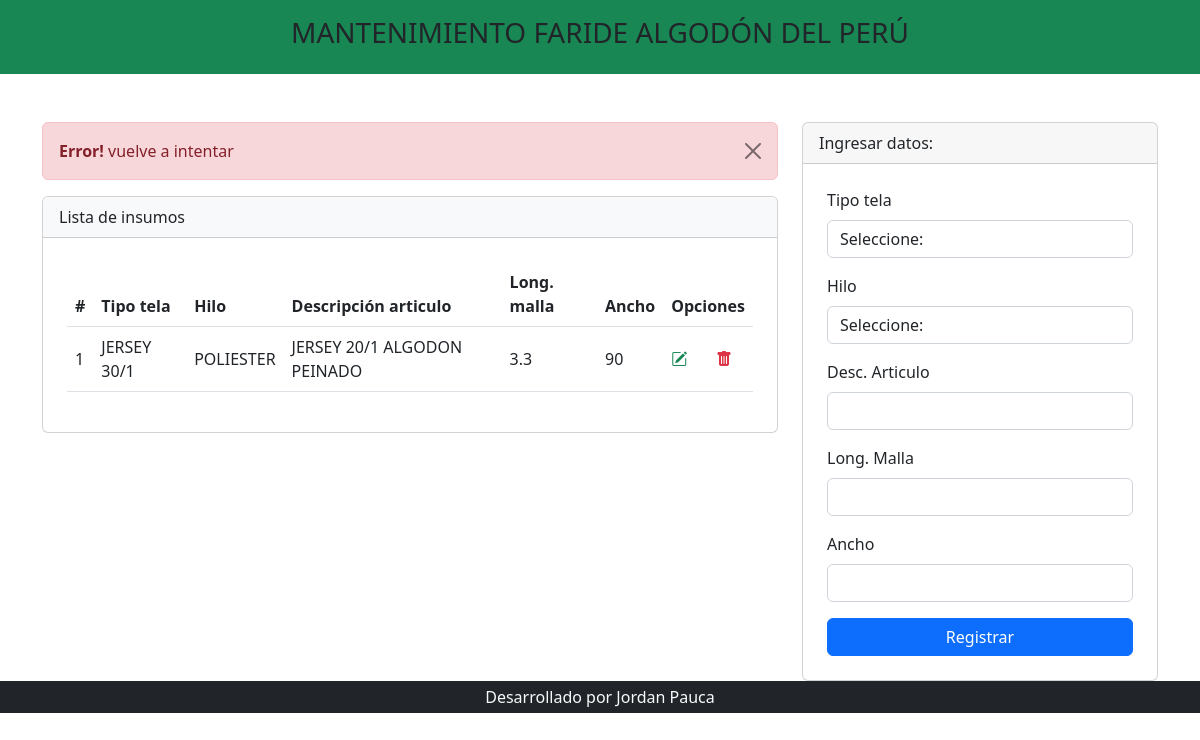
The page /listar_articulo.php?mensaje=error on the database its author committed.
### tables this page shows
CREATE TABLE `articulo` (
  `id_articulo` int(11) NOT NULL,
  `id_tipo_tela` int(11) NOT NULL,
  `id_hilo` int(11) NOT NULL,
  `desc_articulo` varchar(150) NOT NULL,
  `longitud_malla` double(16,2) NOT NULL,
  `ancho` int(11) NOT NULL
);

CREATE TABLE `tipo_tela` (
  `id_tipo_tela` int(11) NOT NULL,
  `desc_tipo_tela` varchar(150) NOT NULL
);

CREATE TABLE `hilo` (
  `id_hilo` int(11) NOT NULL,
  `desc_hilo` varchar(150) NOT NULL
);

### listar_articulo.php (the view, shortened to what this page needs)
<?php include 'template/header.php' ?>
<?php
include_once "model/conexion.php";
$sentencia = $bd->query("SELECT articulo.id_articulo, articulo.id_tipo_tela, tipo_tela.desc_tipo_tela, articulo.id_hilo, hilo.desc_hilo,articulo.desc_articulo, articulo.longitud_malla, articulo.ancho
FROM articulo
INNER JOIN tipo_tela ON articulo.id_tipo_tela=tipo_tela.id_tipo_tela
INNER JOIN hilo ON articulo.id_hilo=hilo.id_hilo
ORDER BY articulo.id_articulo ASC;");
$articulo = $sentencia->fetchAll(PDO::FETCH_OBJ);
?>
<div class="container mt-5">
    <div class="row justify-content-center">
        <div class="col-md-8">
    <?php
        if(isset($_GET['mensaje']) and $_GET['mensaje']=='error'){
    ?>
    <div class="alert alert-danger alert-dismissible fade show" role="alert">
    <strong>Error!</strong> vuelve a intentar
    <button type="button" class="btn-close" data-bs-dismiss="alert" aria-label="Close"></button>
    </div>
    <?php
        }
    ?>
            <div class="card">
                <div class="card-header bg-light">
                    Lista de insumos
                </div>
                <div class="p-4">
                    <div class="table-responsive">
                        <table class="table align-middle">
                            <thead>
                                <tr>
                                    <th scope="col">#</th>
                                    <th scope="col">Tipo tela</th>
                                    <th scope="col">Hilo</th>
                                    <th scope="col">Descripción articulo</th>
                                    <th scope="col">Long. malla</th>
                                    <th scope="col">Ancho</th>
                                    <th scope="col" colspan="2">Opciones</th>
                                </tr>
                            </thead>
                            <tbody>
                                <?php
                                    foreach($articulo as $dato){
                                ?>
                                <tr>
                                    <td scope="row"><?php echo $dato->id_articulo; ?></td>
                                    <td><?php echo $dato->desc_tipo_tela; ?></td>
                                    <td><?php echo $dato->desc_hilo; ?></td>
                                    <td><?php echo $dato->desc_articulo; ?></td>
                                    <td><?php echo $dato->longitud_malla; ?></td>
                                    <td><?php echo $dato->ancho; ?></td>
                                    <td><a class="text-success" href="editar_articulo.php?codigo=<?php echo $dato->id_articulo;?>&id_tipo_tela=<?php echo $dato->id_tipo_tela;?>&id_hilo=<?php echo $dato->id_hilo;?>"><i class="bi bi-pencil-square"></i></a></td>
                                    <td><a onclick="return confirm('Estas seguro de eliminar?');" class="text-danger" href="eliminar_articulo.php?codigo=<?php echo $dato->id_articulo; ?>"><i class="bi bi-trash-fill"></i></a></td>
                                </tr>
                                <?php
                                    }
                                ?>
                            </tbody>
                        </table>
                    </div>
                </div>
            </div>
        </div>
        <div class="col-md-4">
            <div class="card">
                <div class="card-header">
                    Ingresar datos:
                </div>
                <form class="p-4" method="POST" action="registrar_articulo.php">
                    <div class="mb-3">
                    <label class="form-label">Tipo tela</label>
                    <select class="form-control" name="txtTipoTela" >
                    <option value="">Seleccione:</option>
                    </select>
                    </div>
                    <div class="mb-3">
                    <label class="form-label">Hilo</label>
                    <select class="form-control" name="txtHilo" >
                    <option value="">Seleccione:</option>
                    </select>
                    </div>
                    <div class="mb-3">
                        <label class="form-label">Desc. Articulo</label>
                        <input type="text" class="form-control" name="txtDescArticulo" required>
                    </div>
                    <div class="mb-3">
                        <label class="form-label">Long. Malla</label>
                        <input type="number" step="any" class="form-control" name="txtLongMalla" required>
                    </div>
                    <div class="mb-3">
                        <label class="form-label">Ancho</label>
                        <input type="number" step="any" class="form-control" name="txtAncho" required>
                    </div>
                    <div class="d-grid">
                        <input type="submit" class="btn btn-primary" value="Registrar" required>
                    </div>
                </form>
            </div>
        </div>
    </div>
</div>
<?php include 'template/footer.php' ?>

### rows shown on the page
articulo: id_articulo "1", id_tipo_tela.desc_tipo_tela "JERSEY 30/1", id_hilo.desc_hilo "POLIESTER", desc_articulo "JERSEY 20/1 ALGODON PEINADO", longitud_malla "3.3", ancho "90"
